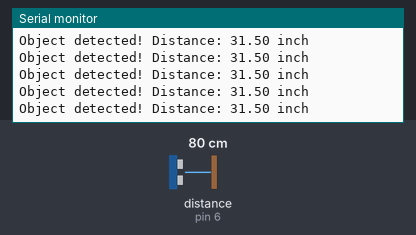
The sketch below on a simulated Arduino Uno, built with avr-gcc and run on an emulated ATmega328P. Parts: the last lines printed to the serial monitor. The test bench sets the inputs (shaded band); at power-on: distance to the obstacle (sensor on pin 6) 80 cm.

Above: at 1.2 s.
1.3 s: distance to the obstacle (sensor on pin 6) set to 35 cm
At 1.49 s:
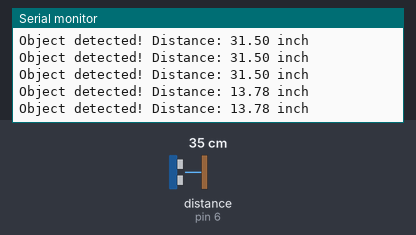
4.3 s: distance to the obstacle (sensor on pin 6) set to 250 cm
At 4.39 s:
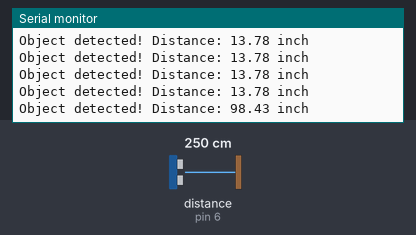
7.3 s: distance to the obstacle (sensor on pin 6) set to 32 cm
At 7.39 s:
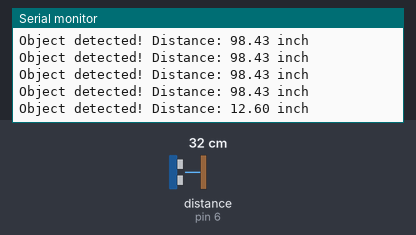
10.3 s: distance to the obstacle (sensor on pin 6) set to 38 cm
At 10.38 s:
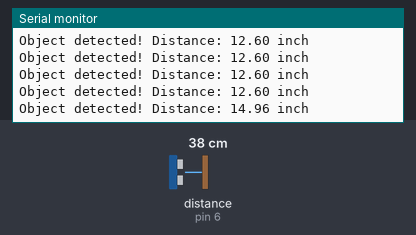
Timing chart, 0 to 13.3 s (numbered marks = the images above; inputs shaded):
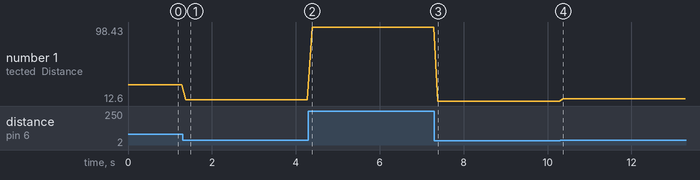

The sketch:

SpeakerTest.ino
```cpp
#include <MeOrion.h>
#include <Arduino.h>
#include <SoftwareSerial.h>
#include <Wire.h>

MeUltrasonicSensor ultraSensor(PORT_6);

void setup() {
  Serial.begin(9600);
}

void loop() {
  float distance = ultraSensor.distanceCm() * 0.393701; // cm to inch conversion

  if (distance >= 400.0) {
    Serial.println("No object detected.");
  } else {
    Serial.print("Object detected! Distance: ");
    Serial.print(distance, 2); // print 2 decimal places
    Serial.println(" inch");
  }

  delay(100);
}
```

7SegmentDisplayNumberFlow.cpp
```cpp
#include <MeOrion.h>
#include <Wire.h>
#include <SoftwareSerial.h>

Me7SegmentDisplay disp(PORT_6);

void setup() {
  disp.init();
  disp.set(2); // Set brightness level (0-7)
}

void loop() {
  uint8_t NumTab[] = {0,1,2,3,4,5,6,7,8,9,10,11,12,13,14,15};
  // 0~9, A, b, C, d, E, F
  uint8_t ListDisp[4];

  unsigned char i = 0;
  unsigned char count = 0;

  delay(150);

  while (1) {
    i = count;
    count++;
    if (count == sizeof(NumTab)) count = 0;

    for (unsigned char BitSelect = 0; BitSelect < 4; BitSelect++) {
      ListDisp[BitSelect] = NumTab[i];
      i++;
      if (i == sizeof(NumTab)) i = 0;
    }

    disp.display((uint8_t)0, ListDisp[0]);
    disp.display((uint8_t)1, ListDisp[1]);
    disp.display((uint8_t)2, ListDisp[2]);
    disp.display((uint8_t)3, ListDisp[3]);

    delay(300);
  }
}
```

HelloWorldblink.cpp
```cpp
void setup() {
  pinMode(13, OUTPUT);   // Set built-in LED pin as output
}

void loop() {
  digitalWrite(13, HIGH); // LED on
  delay(1000);            // Wait 1 second
  digitalWrite(13, LOW);  // LED off
  delay(1000);            // Wait 1 second
}
```

JoystickTest.cpp
```cpp
#include <MeOrion.h>
#include <Wire.h>
#include <SoftwareSerial.h>

MeJoystick joystick(PORT_6);

int x = 0; //Variable for joysticks X value
int y = 0; //Variable for joysticks X value


void setup()
{
  //Initialize Joystick serial communication at 9600 bps
  Serial.begin(9600);

}
void loop()
{
  //read both x and y values of joystick
  x = joystick.readX();
  y = joystick.readY();

  //print the results of serial monitor
  Serial.print("JoystickX = ");
  Serial.print(x);
  Serial.print("/tJoystickY = ");
  Serial.print(y);
  //wait 100 milliseconds before the next loop
  delay(100);

}
```

RGBControlledByJoystick.cpp
```cpp
#include <MeOrion.h>
#include <Wire.h>
#include <SoftwareSerial.h>


MeRGBLed led(PORT_3);

MeJoystick joystick(PORT_6);

int x = 0; //Variable for joysticks X value
int y = 0; //Variable for joysticks X value


int ledCount = 15;
float j,f,k;


void setup()
{
  //Initialize Joystick serial communication at 9600 bps
  Serial.begin(9600);

  /*
  led.setNumber(ledCount);
  randomSeed(analogRead(A0)); // seeds random() using a floating pin
  */

}
void loop()
{
  //read both x and y values of joystick
  x = joystick.readX();
  y = joystick.readY();

  //print the results of serial monitor
  Serial.print("JoystickX = ");
  Serial.print(x);
  Serial.print("\tJoystickY = ");
  Serial.print(y);
  //wait 100 milliseconds before the next loop
  delay(100);

  // ---- NEW: control LED based on joystick ----

  int red = map(x, 0, 1023, 0, 255);   // map x to red brightness
  int green = map(y, 0, 1023, 0, 255); // map y to green brightness
  int blue = 255 - ((red + green) / 2); // just a fun inverse for blue

  // Only one LED (t=0) to keep it simple for now
  led.setColorAt(0, red, green, blue);
  led.show();

  delay(100);
}
```

SensorTest.cpp
```cpp
#include <MeOrion.h>
#include <Arduino.h>
#include <SoftwareSerial.h>
#include <Wire.h>

MeBuzzer buzzer;
MeUltrasonicSensor ultraSensor(PORT_6);

int pushupCount = 0;
bool downDetected = false;

void setup() {
  Serial.begin(9600);
}

void loop() {
  int distance = ultraSensor.distanceCm();

  // Go down phase (close to sensor)
if (distance < 20 && !downDetected) {
  downDetected = true;
  buzzer.tone(1000, 100);
}

if (distance > 35 && downDetected) {
  pushupCount++;
  downDetected = false;
  Serial.print("Push-ups: ");
  Serial.println(pushupCount);
}


  delay(100); // Minimum delay between checks
}
```

Measured:
- after the input at 1.3 s, the serial monitor: prints a new line after 0.08 s (image 1)
- after the input at 4.3 s, the serial monitor: prints a new line after 0.09 s (image 2)
- after the input at 7.3 s, the serial monitor: prints a new line after 0.09 s (image 3)
- after the input at 10.3 s, the serial monitor: prints a new line after 0.08 s (image 4)
- plotted number 1: 31.5 → 13.78 after the input at 1.3 s, 13.78 → 98.43 after the input at 4.3 s, 98.43 → 12.6 after the input at 7.3 s, 12.6 → 14.96 after the input at 10.3 s
